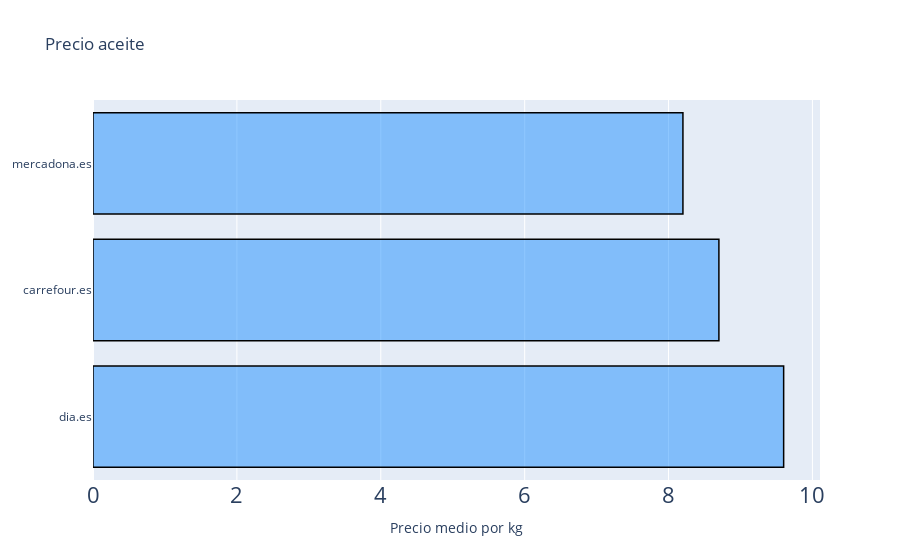

The notebook cell this image was saved under:
### Code cell
trace1 = go.Bar(x = [9.6,8.7,8.2],
               y =ace.index ,
               name = 'Precio aceite',
               orientation = 'h',
               marker = dict(color = 'rgba(30,144,255, 0.5)',
                line = dict(color='rgb(0,0,0)', width = 1.5)))

data = [trace1]

layout = go.Layout(barmode = "group", title='Precio aceite', xaxis_title="Precio medio por kg",xaxis=dict(tickfont=dict(size=22)))

fig = go.Figure(data = data, layout = layout)

display(fig)

### Figure 1 — Plotly figure (JSON) as saved in the notebook; plotly's stock layout.template omitted (floating-point values rounded to 4 significant figures)
{"data": [{"marker": {"color": "rgba(30,144,255, 0.5)", "line": {"color": "rgb(0,0,0)", "width": 1.5}}, "name": "Precio aceite", "orientation": "h", "type": "bar", "x": [9.6, 8.7, 8.2], "y": ["dia.es", "carrefour.es", "mercadona.es"]}], "layout": {"barmode": "group", "title": {"text": "Precio aceite"}, "xaxis": {"tickfont": {"size": 22}, "title": {"text": "Precio medio por kg"}}}}
